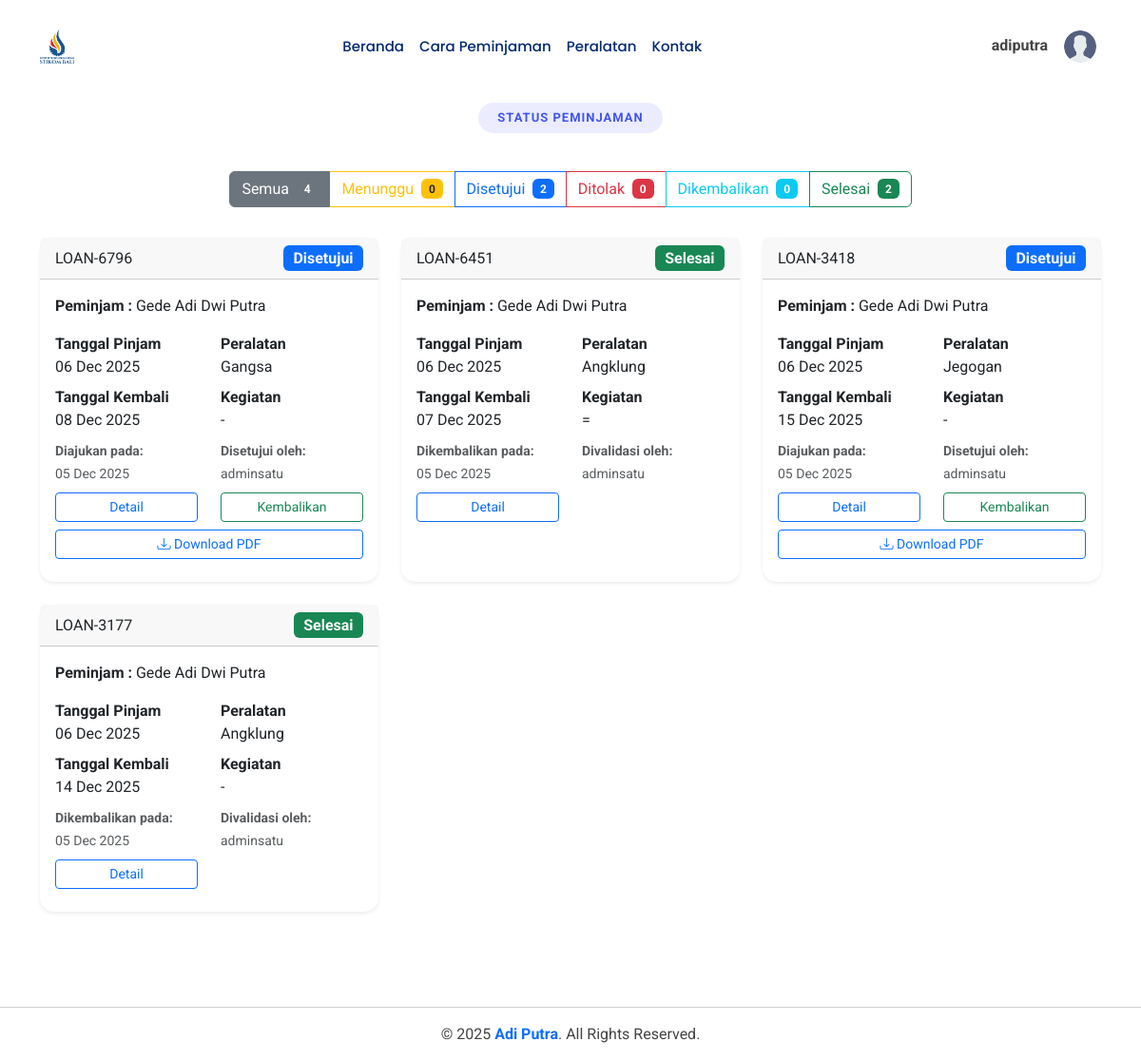
Page /peminjaman_saya/status.php (signed in) on the committed database.
### tables this page shows
CREATE TABLE `pengguna` (
  `id_pengguna` int(11) NOT NULL,
  `username` varchar(20) NOT NULL,
  `nama_lengkap` varchar(30) DEFAULT NULL,
  `no_hp` varchar(20) DEFAULT NULL,
  `password` varchar(255) NOT NULL,
  `tgl_daftar` datetime DEFAULT current_timestamp(),
  `role` enum('admin','user') NOT NULL DEFAULT 'user',
  `status` enum('Pegawai','Mahasiswa','Dosen') DEFAULT 'Mahasiswa'
);

CREATE TABLE `peminjaman` (
  `id_peminjaman` varchar(10) NOT NULL,
  `id_pengguna` int(11) NOT NULL,
  `jumlah` int(11) NOT NULL DEFAULT 0,
  `tanggal_pengajuan` datetime DEFAULT current_timestamp(),
  `tanggal_pinjam` date NOT NULL,
  `tanggal_kembali` date NOT NULL,
  `kegiatan` varchar(30) NOT NULL,
  `keterangan` text DEFAULT NULL,
  `status` enum('Menunggu','Disetujui','Ditolak','Selesai') DEFAULT 'Menunggu'
);

### peminjaman_saya/status.php (the view, shortened to what this page needs)
<?php
include "../config/config.php";
$query_admin = mysqli_query($conn, "SELECT nama_lengkap FROM pengguna WHERE role='admin' LIMIT 1");
$admin = mysqli_fetch_assoc($query_admin);
$nama_admin = $admin['nama_lengkap'];
$items_per_page = 8;
$current_page = isset($_GET['page']) ? (int)$_GET['page'] : 1;
$current_page = max(1, $current_page);
$offset = ($current_page - 1) * $items_per_page;
$status_filter = isset($_GET['status']) ? $_GET['status'] : 'all';
?>
<!DOCTYPE html>
<html lang="en">
<head>
  <link href='https://unpkg.com/boxicons@2.0.9/css/boxicons.min.css' rel='stylesheet'>
  <link href="../assets/vendor/bootstrap/css/bootstrap.min.css" rel="stylesheet">
  <link href="../assets/vendor/bootstrap-icons/bootstrap-icons.css" rel="stylesheet">
  <link href="../assets/vendor/aos/aos.css" rel="stylesheet">
  <link href="../assets/css/main.css" rel="stylesheet">
</head>
<body class="index-page">
<?php include '../layout/navbar.php'; ?>
<div class="wrapper">
<main class="content">
<section id="status" class="status section">
  <div class="container mt-5">
    <div class="container section-title" data-aos="fade-up">
      <h2>Status Peminjaman</h2>
    </div>
    <?php
    $count_query = "
        SELECT
            COUNT(*) as total,
            SUM(CASE WHEN status = 'Menunggu' THEN 1 ELSE 0 END) as menunggu,
            SUM(CASE WHEN status = 'Disetujui' THEN 1 ELSE 0 END) as disetujui,
            SUM(CASE WHEN status = 'Ditolak' THEN 1 ELSE 0 END) as ditolak,
            SUM(CASE WHEN status = 'Dikembalikan' THEN 1 ELSE 0 END) as dikembalikan,
            SUM(CASE WHEN status = 'Selesai' THEN 1 ELSE 0 END) as selesai
        FROM peminjaman
        WHERE id_pengguna = ?";
    $stmt_count = $conn->prepare($count_query);
    $stmt_count->bind_param("i", $id_pengguna);
    $stmt_count->execute();
    $count_result = $stmt_count->get_result()->fetch_assoc();
    $where_clause = "WHERE p.id_pengguna = ?";
    $params = [$id_pengguna];
    $param_types = "i";
  $query = "
    SELECT
        p.*,
        p.kegiatan,
        u.username,
        u.nama_lengkap,
        GROUP_CONCAT(DISTINCT pa.nama_peralatan SEPARATOR ', ') AS nama_peralatan_list,
        SUM(dp.jumlah_pinjam) AS total_jumlah,
        pg.tanggal_pengembalian
    FROM peminjaman p
    LEFT JOIN pengguna u ON p.id_pengguna = u.id_pengguna
    LEFT JOIN detail_peminjaman dp ON p.id_peminjaman = dp.id_peminjaman
    LEFT JOIN peralatan pa ON dp.id_peralatan = pa.id_peralatan
    LEFT JOIN pengembalian pg ON p.id_peminjaman = pg.id_peminjaman
    $where_clause
    GROUP BY p.id_peminjaman
    ORDER BY p.id_peminjaman DESC
    LIMIT ? OFFSET ?
";
    $params[] = $items_per_page;
    $params[] = $offset;
    $param_types .= "ii";
    $stmt = $conn->prepare($query);
    $stmt->bind_param($param_types, ...$params);
    $stmt->execute();
    $tampil_data = $stmt->get_result();
    ?>
    <div class="mb-4 d-flex justify-content-center" data-aos="fade-up" data-aos-delay="100">
        <div class="btn-group flex-wrap justify-content-center" role="group" id="filter-buttons">
        <a href="?page=1&status=all" class="btn btn-outline-secondary mb-2 <?= $status_filter === 'all' ? 'active' : '' ?>">
            Semua <span class="badge bg-secondary ms-1"><?= $count_result['total'] ?></span>
        </a>
        <a href="?page=1&status=Menunggu" class="btn btn-outline-warning mb-2 <?= $status_filter === 'Menunggu' ? 'active' : '' ?>">
            Menunggu <span class="badge bg-warning text-dark ms-1"><?= $count_result['menunggu'] ?></span>
        </a>
        <a href="?page=1&status=Disetujui" class="btn btn-outline-primary mb-2 <?= $status_filter === 'Disetujui' ? 'active' : '' ?>">
            Disetujui <span class="badge bg-primary ms-1"><?= $count_result['disetujui'] ?></span>
        </a>
        <a href="?page=1&status=Ditolak" class="btn btn-outline-danger mb-2 <?= $status_filter === 'Ditolak' ? 'active' : '' ?>">
            Ditolak <span class="badge bg-danger ms-1"><?= $count_result['ditolak'] ?></span>
        </a>
        <a href="?page=1&status=Dikembalikan" class="btn btn-outline-info mb-2 <?= $status_filter === 'Dikembalikan' ? 'active' : '' ?>">
            Dikembalikan <span class="badge bg-info ms-1"><?= $count_result['dikembalikan'] ?></span>
        </a>
        <a href="?page=1&status=Selesai" class="btn btn-outline-success mb-2 <?= $status_filter === 'Selesai' ? 'active' : '' ?>">
            Selesai <span class="badge bg-success ms-1"><?= $count_result['selesai'] ?></span>
        </a>
      </div>
    </div>
    <div class="row card-container mt-3" data-aos="fade-up" data-aos-delay="100">
      <?php
      if (!$tampil_data) {
          echo "Query Error: " . $conn->error;
      } elseif ($tampil_data->num_rows > 0) {
          while ($row = $tampil_data->fetch_assoc()) :
              $nama_lengkap = $row['nama_lengkap'];
              $kegiatan = $row['kegiatan'];
              $tanggal_pinjam = date('d M Y', strtotime($row['tanggal_pinjam']));
              $tanggal_kembali = date('d M Y', strtotime($row['tanggal_kembali']));
              $tanggal_diajukan = date('d M Y', strtotime($row['tanggal_pengajuan']));
              $status = $row['status'];
              $nama_peralatan = $row['nama_peralatan_list'] ?? 'Tidak ada peralatan';
             $warnaList = [
                'Disetujui' => 'primary',
                'Ditolak' => 'danger',
                'Selesai' => 'success',
                'Menunggu' => 'warning',
                'Dikembalikan' => 'info'
            ];
            $warna = $warnaList[$status] ?? 'secondary';
      ?>
      <div class="col-md-4 mb-4 card-item">
        <div class="card shadow-sm h-100">
          <div class="card-header d-flex justify-content-between align-items-center">
          <span><?= htmlspecialchars($row['id_peminjaman']) ?></span>
            <span class="badge bg-<?= $warna ?> text-light fw-bold fs-6"><?= htmlspecialchars($status) ?></span>
          </div>
          <div class="card-body">
             <p class="card-text"><strong>Peminjam :</strong> <?= $nama_lengkap ?></p>
            <div class="row">
              <div class="col-6">
                <p class="card-text"><strong>Tanggal Pinjam</strong><br><?= $tanggal_pinjam ?></p>
              </div>
              <div class="col-6">
                <p class="card-text"><strong>Peralatan</strong><br><?= htmlspecialchars($nama_peralatan) ?></p>
              </div>
            </div>
           <div class="row mt-2">
              <div class="col-6">
                <p class="card-text">
                  <strong>Tanggal Kembali</strong><br>
                  <?= $tanggal_kembali ?>
                </p>
              </div>
              <div class="col-6">
                <p class="card-text"><strong>Kegiatan</strong><br><?= htmlspecialchars($kegiatan) ?></p>
              </div>
            </div>
          <div class="row mt-2 text-muted">
            <div class="col-6">
                <small>
                    <?php if ($status === 'Dikembalikan' || $status === 'Selesai'): ?>
                        <strong>Dikembalikan pada:</strong><br>
                        <?= date('d M Y', strtotime($row['tanggal_pengembalian'])) ?>
                    <?php else: ?>
                        <strong>Diajukan pada:</strong><br>
                        <?= $tanggal_diajukan ?>
                    <?php endif; ?>
                </small>
            </div>
            <div class="col-6 text-start">
              <small>
                  <?php if ($status === 'Disetujui'): ?>
                      <strong>Disetujui oleh:</strong><br>
                      <?= htmlspecialchars($nama_admin) ?>
                  <?php elseif ($status === 'Dikembalikan' || $status === 'Selesai'): ?>
                      <strong>Divalidasi oleh:</strong><br>
                      <?= htmlspecialchars($nama_admin) ?>
                  <?php else: ?>
                      <strong></strong>
                  <?php endif; ?>
              </small>
            </div>
          </div>
            <div class="row mt-2">
              <div class="col-6 mb-2">
                <button class="btn btn-sm btn-outline-primary w-100" data-bs-toggle="modal" data-bs-target="#ModalDetail<?= $row['id_peminjaman'] ?>">
                  <i class="fas fa-info-circle"></i> Detail
                </button>
              </div>
             <?php if ($status === 'Disetujui') : ?>
              <div class="col-6 mb-2">
                <button type="submit" class="btn btn-sm btn-outline-success w-100" data-bs-toggle="modal" data-bs-target="#ModalKembalikan<?= $row['id_peminjaman'] ?>">
                  <i class="fas fa-undo-alt"></i> Kembalikan
                </button>
              </div>
               <div class="col-12 mb-2">
                <button onclick="downloadPDF('<?= $row['id_peminjaman'] ?>')" class="btn btn-sm btn-outline-primary w-100">
                  <i class="bi bi-download"></i> Download PDF
                </button>
              </div>
              <?php endif; ?>
            </div>
            </div>
          </div>
        </div>
<?php endwhile;
      }
      ?>
    </div>
  </div>
</section>
</main>
    <hr class="my-3" />
    <div class="container copyright text-center mt-2">
         <p>&copy; 2025 <strong class="text-primary">Adi Putra</strong>. All Rights Reserved.</p>
    </div>
</div>
</body>
</html>

### layout/navbar.php (shortened to what this page needs)
<?php
include_once __DIR__ . '/../config/config.php';
$data = null;
if (isset($_SESSION['id_pengguna'])) {
    $id_pengguna = $_SESSION['id_pengguna'];
    $result = mysqli_query($conn, "SELECT * FROM pengguna WHERE id_pengguna = '$id_pengguna'");
    if ($result && mysqli_num_rows($result) > 0) {
        $data = mysqli_fetch_assoc($result);
    }
}
?>
<!DOCTYPE html>
<html lang="en">
<head>
  <link href='https://unpkg.com/boxicons@2.0.9/css/boxicons.min.css' rel='stylesheet'>
  <link href="https://cdn.jsdelivr.net/npm/bootstrap-icons@1.11.3/font/bootstrap-icons.css" rel="stylesheet">
  <link href="../assets/vendor/bootstrap/css/bootstrap.min.css" rel="stylesheet">
  <link href="../assets/vendor/bootstrap-icons/bootstrap-icons.css" rel="stylesheet">
  <link href="../assets/vendor/aos/aos.css" rel="stylesheet">
  <link href="../assets/vendor/glightbox/css/glightbox.min.css" rel="stylesheet">
  <link href="../assets/vendor/swiper/swiper-bundle.min.css" rel="stylesheet">
  <link href="../assets/css/main.css" rel="stylesheet">
</head>
<body class="index-page">
  <header id="header" class="fixed-top">
    <nav class="navbar navbar-expand-lg navbar-light d-flex align-items-center fixed-top">
      <div class="container-fluid container-xl position-relative d-flex align-items-center">
          <div class="logo d-flex align-items-center">
              <img src="<?= BASE_URL ?>assets/img/logo.png" alt="logo">
          </div>
          <div class="collapse navbar-collapse justify-content-center" id="navbarNav">
              <ul class="navbar-nav mx-auto mb-2 mb-lg-0">
                  <li class="nav-item">
                    <a class="nav-link" href="<?= BASE_URL ?>index.php">Beranda</a>
                  </li>
                   <li class="nav-item">
                      <a class="nav-link" href="<?= BASE_URL ?>index.php#carapeminjaman">Cara Peminjaman</a>
                  </li>
                  <li class="nav-item">
                     <a class="nav-link" href="<?= BASE_URL ?>index.php#peralatan">Peralatan</a>
                  </li>
                  <li class="nav-item">
                  <a class="nav-link" href="<?= BASE_URL ?>index.php#kontak">Kontak</a>
                  </li>
              </ul>
            </div>
            <div class="profile">
            <?php if ($data): ?>
              <div class="name-user d-sm-none d-lg-inline-block me-2 fw-bold">
                <?= htmlspecialchars($data['username']) ?>
              </div>
            <?php endif; ?>
           <img src="<?= BASE_URL ?>assets/img/users.png" alt="Profile" id="profile-icon">
          </div>
      </div>
    </nav>
  </header>
</body>
</html>

### assets/css/main.css (style rules this page uses)
:root { --default-font: "Roboto", system-ui, -apple-system, "Segoe UI", Roboto, "Helvetica Neue", Arial, "Noto Sans", "Liberation Sans", sans-serif, "Apple Color Emoji", "Segoe UI Emoji", "Segoe UI Symbol", "Noto Color Emoji"; --heading-font: "Nunito", sans-serif; --nav-font: "Poppins", sans-serif; }
:root { --background-color: #ffffff; --default-color: #444444; --heading-color: #012970; --accent-color: #4154f1; --surface-color: #ffffff; --contrast-color: #ffffff; }
:root { --nav-color: #012970; --nav-hover-color: #4154f1; --nav-mobile-background-color: #ffffff; --nav-dropdown-background-color: #ffffff; --nav-dropdown-color: #212529; --nav-dropdown-hover-color: #4154f1; }
:root { scroll-behavior: smooth; }
body { color: var(--default-color); background-color: var(--background-color); font-family: var(--default-font); }
a { color: var(--accent-color); text-decoration: none; transition: 0.3s; }
h1, h2, h3, h4, h5, h6 { color: var(--heading-color); font-family: var(--heading-font); }
.navbar { color: var(--default-color); background-color: transparent; padding: 20px 0; transition: background-color 0.5s, padding 0.5s; z-index: 997; }
.nav-link { color: var(--nav-color); padding: 18px 12px; font-size: 15px; font-family: var(--nav-font); font-weight: 500; display: flex; align-items: center; justify-content: space-between; transition: 0.3s; }
.navbar .logo img { max-height: 36px; margin-right: 8px; }
.profile { position: relative; margin-left: 30px; }
.profile img { width: 34px; height: 34px; border-radius: 100%; object-fit: cover; cursor: pointer; margin: 5px; }
section, .section { color: var(--default-color); background-color: var(--background-color); padding: 60px 0; scroll-margin-top: 98px; overflow: clip; }
.section-title { text-align: center; padding-bottom: 40px; position: relative; }
.section-title h2 { font-size: 13px; letter-spacing: 1px; font-weight: 700; padding: 8px 20px; margin: 0; background: color-mix(in srgb, var(--accent-color), transparent 90%); color: var(--accent-color); display: inline-block; text-transform: uppercase; border-radius: 50px; font-family: var(--default-font); }
.card { transition: all 0.3s ease-in-out; border: none; will-change: transform; }
.card { border-radius: 15px; border: none; }
a { text-decoration: none; font-weight: bold; }

### rows in the picture
pengguna: username "adiputra"
peminjaman: id_peminjaman "LOAN-6796", status "Disetujui", id_pengguna.nama_lengkap "Gede Adi Dwi Putra", tanggal_pinjam "06 Dec 2025", nama_peralatan "Gangsa", tanggal_kembali "08 Dec 2025", kegiatan "-", tanggal_pengajuan "05 Dec 2025"
pengguna: nama_lengkap "adminsatu"
peminjaman: id_peminjaman "LOAN-6451", status "Selesai", id_pengguna.nama_lengkap "Gede Adi Dwi Putra", tanggal_pinjam "06 Dec 2025", nama_peralatan "Angklung", tanggal_kembali "07 Dec 2025", kegiatan "=", tanggal_pengembalian "05 Dec 2025"
peminjaman: id_peminjaman "LOAN-3418", status "Disetujui", id_pengguna.nama_lengkap "Gede Adi Dwi Putra", tanggal_pinjam "06 Dec 2025", nama_peralatan "Jegogan", tanggal_kembali "15 Dec 2025", kegiatan "-", tanggal_pengajuan "05 Dec 2025"
peminjaman: id_peminjaman "LOAN-3177", status "Selesai", id_pengguna.nama_lengkap "Gede Adi Dwi Putra", tanggal_pinjam "06 Dec 2025", nama_peralatan "Angklung", tanggal_kembali "14 Dec 2025", kegiatan "-", tanggal_pengembalian "05 Dec 2025"

### other values in the picture
$count_result['total'] "4"
$count_result['menunggu'] "0"
$count_result['disetujui'] "2"
$count_result['ditolak'] "0"
$count_result['dikembalikan'] "0"
$count_result['selesai'] "2"
